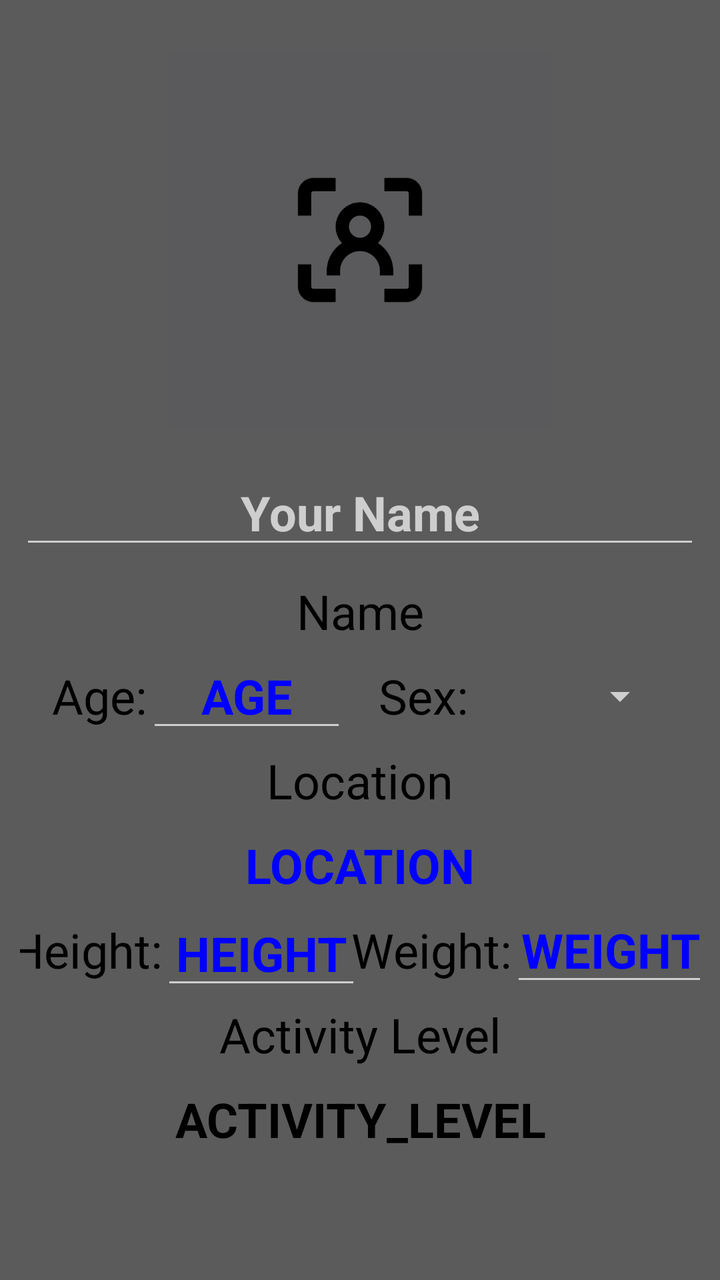
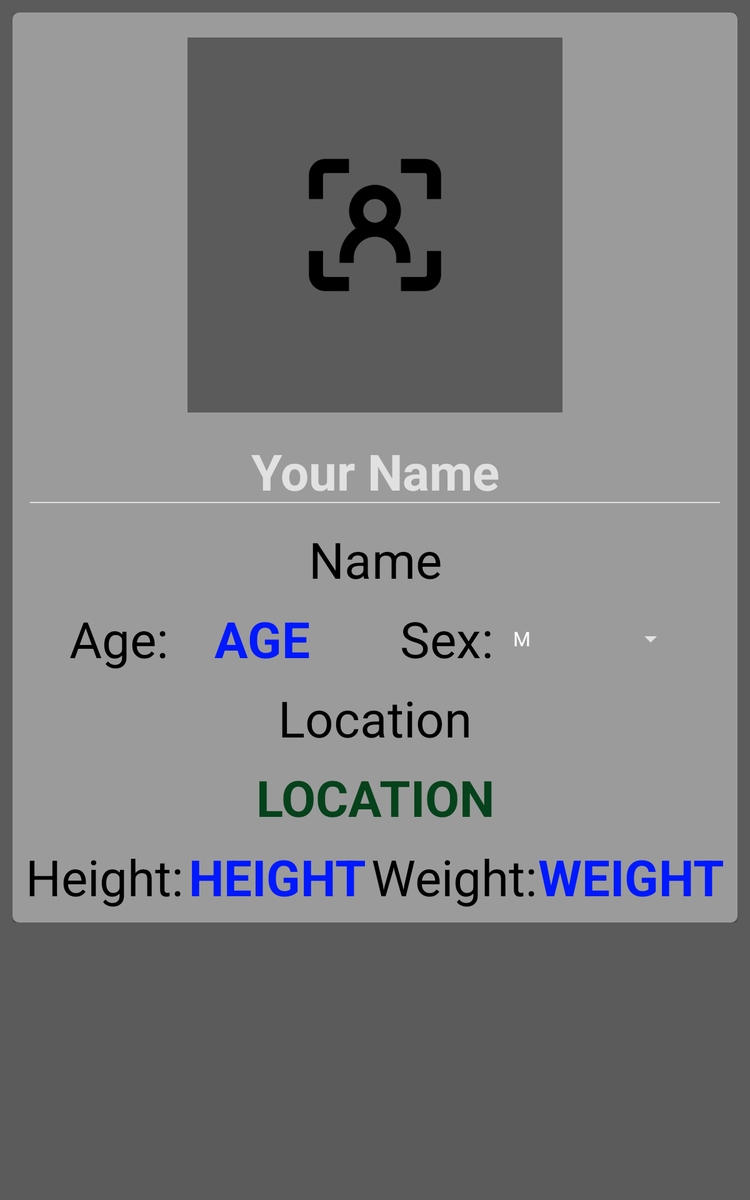

The same Android screen from two of the app's own layout files: first res/layout/ as a phone draws it, then the repository's variant for another configuration, drawn on a device whose configuration selects that folder. Both files follow.
<!-- AndroidManifest.xml: application theme Theme.AppCompat.NoActionBar -->
<!-- res/layout/fragment_profile.xml -->
<?xml version="1.0" encoding="utf-8"?>
<ScrollView xmlns:android="http://schemas.android.com/apk/res/android"
    xmlns:app="http://schemas.android.com/apk/res-auto"
    xmlns:tools="http://schemas.android.com/tools"
    android:layout_width="match_parent"
    android:layout_height="match_parent"
    android:background="#5B5B5B"
    tools:context="com.lifestyle.profile.ProfileFragment">

    <androidx.constraintlayout.widget.ConstraintLayout
        android:layout_width="match_parent"
        android:layout_height="wrap_content"
        android:padding="10dp"
        android:clipToPadding="false" >

        <androidx.constraintlayout.widget.ConstraintLayout
            android:id="@+id/profileMainContent"
            android:layout_width="match_parent"
            android:layout_height="0dp"
            app:layout_constraintHeight_default="percent"
            app:layout_constraintHeight_percent="0.0"
            app:layout_constraintHeight_min="wrap"
            app:layout_constraintVertical_weight="4"
            app:layout_constraintBottom_toBottomOf="parent"
            app:layout_constraintTop_toTopOf="parent" >

            <ImageButton
                android:id="@+id/profilePortrait"
                android:layout_width="200dp"
                android:layout_height="200dp"
                android:layout_marginTop="10dp"
                android:scaleType="fitCenter"
                android:src="@drawable/portrait_icon"
                app:layout_constraintDimensionRatio="1:1"
                app:layout_constraintEnd_toEndOf="parent"
                app:layout_constraintHeight_percent="0.25"
                app:layout_constraintStart_toStartOf="parent"
                app:layout_constraintTop_toTopOf="parent" />

            <EditText
                android:id="@+id/profileName"
                android:layout_width="match_parent"
                android:layout_height="wrap_content"
                android:layout_marginTop="10dp"
                android:hint="@string/yourName"
                android:inputType="text"
                android:textAlignment="center"
                android:textColor="#0000FF"
                android:textSize="24sp"
                android:textStyle="bold"
                app:layout_constraintTop_toBottomOf="@id/profileSpace0"
                app:layout_constraintVertical_chainStyle="packed" />

            <TextView
                android:id="@+id/profileNameLabel"
                android:layout_width="match_parent"
                android:layout_height="wrap_content"
                android:layout_marginTop="10dp"
                android:text="@string/name"
                android:textAlignment="center"
                android:textColor="#000000"
                android:textSize="24sp"
                app:layout_constraintTop_toBottomOf="@id/profileName" />

            <TextView
                android:id="@+id/profileAgeLabel"
                android:layout_width="wrap_content"
                android:layout_height="wrap_content"
                android:layout_marginTop="10dp"
                android:text="@string/ageLabel"
                android:textAlignment="center"
                android:textColor="#000000"
                android:textSize="24sp"
                app:layout_constraintEnd_toStartOf="@id/profileAge"
                app:layout_constraintHorizontal_chainStyle="packed"
                app:layout_constraintStart_toStartOf="@id/profileName"
                app:layout_constraintTop_toBottomOf="@id/profileSpace1" />

            <EditText
                android:id="@+id/profileAge"
                android:layout_width="100dp"
                android:layout_height="wrap_content"
                android:inputType="number"
                tools:text="AGE"
                android:textAlignment="center"
                android:textColor="#0000FF"
                android:textSize="24sp"
                android:textStyle="bold"
                app:layout_constraintBaseline_toBaselineOf="@id/profileAgeLabel"
                app:layout_constraintEnd_toStartOf="@id/profileSexLabel"
                app:layout_constraintStart_toEndOf="@id/profileAgeLabel" />

            <TextView
                android:id="@+id/profileSexLabel"
                android:layout_width="wrap_content"
                android:layout_height="wrap_content"
                android:text="@string/sexLabel"
                android:textAlignment="center"
                android:textColor="#000000"
                android:textSize="24sp"
                app:layout_constraintBaseline_toBaselineOf="@id/profileAgeLabel"
                app:layout_constraintEnd_toStartOf="@id/profileSex"
                app:layout_constraintHorizontal_chainStyle="packed"
                app:layout_constraintStart_toEndOf="@id/profileSpace5" />

            <Spinner
                android:id="@+id/profileSex"
                android:layout_width="100dp"
                android:layout_height="wrap_content"
                tools:text="SEX"
                android:textAlignment="center"
                android:textColor="#0000FF"
                android:textSize="24sp"
                android:textStyle="bold"
                app:layout_constraintTop_toTopOf="@id/profileAgeLabel"
                app:layout_constraintBottom_toBottomOf="@id/profileAgeLabel"
                app:layout_constraintEnd_toEndOf="@id/profileName"
                app:layout_constraintStart_toEndOf="@id/profileSexLabel" />

            <TextView
                android:id="@+id/profileLocationLabel"
                android:layout_width="match_parent"
                android:layout_height="wrap_content"
                android:layout_marginTop="10dp"
                android:text="@string/location"
                android:textAlignment="center"
                android:textColor="#000000"
                android:textSize="24sp"
                app:layout_constraintTop_toBottomOf="@id/profileSpace2"
                app:layout_constraintVertical_chainStyle="packed" />

            <TextView
                android:id="@+id/profileLocation"
                android:layout_width="match_parent"
                android:layout_height="wrap_content"
                android:layout_marginTop="10dp"
                android:textAlignment="center"
                android:textColor="#0000FF"
                android:textSize="24sp"
                android:textStyle="bold"
                app:layout_constraintTop_toBottomOf="@id/profileLocationLabel"
                tools:text="LOCATION" />

            <TextView
                android:id="@+id/profileHeightLabel"
                android:layout_width="wrap_content"
                android:layout_height="wrap_content"
                android:text="@string/heightLabel"
                android:textAlignment="center"
                android:textColor="#000000"
                android:textSize="24sp"
                app:layout_constraintEnd_toStartOf="@id/profileHeight"
                app:layout_constraintHorizontal_chainStyle="packed"
                app:layout_constraintStart_toStartOf="@id/profileName"
                app:layout_constraintTop_toBottomOf="@id/profileSpace3" />

            <EditText
                android:id="@+id/profileHeight"
                android:layout_width="100dp"
                android:layout_height="wrap_content"
                android:inputType="number"
                tools:text="HEIGHT"
                android:textAlignment="center"
                android:textColor="#0000FF"
                android:textSize="24sp"
                android:textStyle="bold"
                app:layout_constraintTop_toTopOf="@id/profileHeightLabel"
                app:layout_constraintBottom_toBottomOf="@id/profileHeightLabel"
                app:layout_constraintEnd_toStartOf="@id/profileWeightLabel"
                app:layout_constraintStart_toEndOf="@id/profileHeightLabel" />

            <TextView
                android:id="@+id/profileWeightLabel"
                android:layout_width="wrap_content"
                android:layout_height="wrap_content"
                android:text="@string/weightLabel"
                android:textAlignment="center"
                android:textColor="#000000"
                android:textSize="24sp"
                app:layout_constraintBaseline_toBaselineOf="@id/profileHeightLabel"
                app:layout_constraintEnd_toStartOf="@id/profileWeight"
                app:layout_constraintHorizontal_chainStyle="packed"
                app:layout_constraintStart_toEndOf="@id/profileSpace6" />

            <EditText
                android:id="@+id/profileWeight"
                android:layout_width="100dp"
                android:layout_height="wrap_content"
                android:inputType="number"
                tools:text="WEIGHT"
                android:textAlignment="center"
                android:textColor="#0000FF"
                android:textSize="24sp"
                android:textStyle="bold"
                app:layout_constraintBaseline_toBaselineOf="@id/profileHeightLabel"
                app:layout_constraintEnd_toEndOf="@id/profileName"
                app:layout_constraintStart_toEndOf="@id/profileWeightLabel" />

            <TextView
                android:id="@+id/profileActivityLevelLabel"
                android:layout_width="match_parent"
                android:layout_height="wrap_content"
                android:layout_marginTop="10dp"
                android:text="@string/activity_level"
                android:textAlignment="center"
                android:textColor="#000000"
                android:textSize="24sp"
                app:layout_constraintTop_toBottomOf="@id/profileSpace4"
                app:layout_constraintVertical_chainStyle="packed" />

            <TextView
                android:id="@+id/profileActivityLevel"
                android:layout_width="match_parent"
                android:layout_height="wrap_content"
                android:layout_marginTop="10dp"
                android:textAlignment="center"
                android:textColor="#000000"
                android:textSize="24sp"
                android:textStyle="bold"
                app:layout_constraintTop_toBottomOf="@id/profileActivityLevelLabel"
                tools:text="ACTIVITY_LEVEL" />

            <Space
                android:id="@+id/profileSpace0"
                android:layout_width="match_parent"
                android:layout_height="wrap_content"
                app:layout_constraintTop_toBottomOf="@+id/profilePortrait"
                tools:layout_editor_absoluteX="129dp" />

            <Space
                android:id="@+id/profileSpace1"
                android:layout_width="match_parent"
                android:layout_height="wrap_content"
                app:layout_constraintTop_toBottomOf="@+id/profileNameLabel"
                tools:layout_editor_absoluteX="129dp" />

            <Space
                android:id="@+id/profileSpace2"
                android:layout_width="match_parent"
                android:layout_height="wrap_content"
                app:layout_constraintTop_toBottomOf="@+id/profileAgeLabel"
                tools:layout_editor_absoluteX="129dp" />

            <Space
                android:id="@+id/profileSpace3"
                android:layout_width="match_parent"
                android:layout_height="wrap_content"
                android:layout_marginTop="10dp"
                app:layout_constraintTop_toBottomOf="@+id/profileLocation"
                tools:layout_editor_absoluteX="129dp" />

            <Space
                android:id="@+id/profileSpace4"
                android:layout_width="match_parent"
                android:layout_height="wrap_content"
                app:layout_constraintTop_toBottomOf="@+id/profileHeightLabel"
                tools:layout_editor_absoluteX="129dp" />

            <Space
                android:id="@+id/profileSpace5"
                android:layout_width="wrap_content"
                android:layout_height="wrap_content"
                app:layout_constraintBottom_toBottomOf="@+id/profileAge"
                app:layout_constraintStart_toEndOf="@+id/profileAge"
                app:layout_constraintTop_toTopOf="@+id/profileAge"
                tools:layout_editor_absoluteX="129dp" />

            <Space
                android:id="@+id/profileSpace6"
                android:layout_width="wrap_content"
                android:layout_height="wrap_content"
                app:layout_constraintBottom_toBottomOf="@+id/profileHeight"
                app:layout_constraintStart_toEndOf="@+id/profileHeight"
                app:layout_constraintTop_toTopOf="@+id/profileHeight"
                tools:layout_editor_absoluteX="129dp" />

            <Space
                android:id="@+id/profileSpace7"
                android:layout_width="match_parent"
                android:layout_height="wrap_content"
                app:layout_constraintTop_toBottomOf="@+id/profileActivityLevel"
                tools:layout_editor_absoluteX="129dp" />
        </androidx.constraintlayout.widget.ConstraintLayout>

        <Space
            android:id="@+id/profileHeader"
            android:layout_width="match_parent"
            android:layout_height="0dp"
            app:layout_constraintVertical_weight="2"
            app:layout_constraintBottom_toTopOf="@id/profileMainContent"
            app:layout_constraintTop_toTopOf="parent"
            tools:layout_editor_absoluteX="129dp" />

        <Space
            android:id="@+id/profileFooter"
            android:layout_width="match_parent"
            android:layout_height="0dp"
            app:layout_constraintVertical_weight="3"
            app:layout_constraintBottom_toBottomOf="parent"
            app:layout_constraintTop_toBottomOf="@id/profileMainContent"
            tools:layout_editor_absoluteX="129dp" />

    </androidx.constraintlayout.widget.ConstraintLayout>
</ScrollView>
<!-- resources referenced by this layout -->
<resources>
  <!-- drawable portrait_icon: png bitmap (drawable, 7619 bytes) -->
  <string name="activity_level">Activity Level</string>
  <string name="ageLabel">Age:</string>
  <string name="heightLabel">Height:</string>
  <string name="location">Location</string>
  <string name="name">Name</string>
  <string name="sexLabel">Sex:</string>
  <string name="weightLabel">Weight:</string>
  <string name="yourName">Your Name</string>
</resources>
<!-- res/layout-sw600dp/fragment_profile.xml (the repository's variant of the layout above) -->
<!-- drawn on a 7-inch tablet held upright -->
<?xml version="1.0" encoding="utf-8"?>
<ScrollView
    xmlns:android="http://schemas.android.com/apk/res/android"
    xmlns:app="http://schemas.android.com/apk/res-auto"
    xmlns:tools="http://schemas.android.com/tools"
    android:layout_width="match_parent"
    android:layout_height="match_parent"
    android:background="#5B5B5B"
    tools:context="com.lifestyle.profile.ProfileFragment"
    android:padding="10dp"
    android:clipToPadding="false">
    <androidx.constraintlayout.widget.ConstraintLayout
        android:layout_width="match_parent"
        android:layout_height="wrap_content"
        android:background="#5B5B5B"
        android:clipToPadding="false" >

        <androidx.cardview.widget.CardView
            android:id="@+id/profileCard"
            android:layout_width="match_parent"
            android:layout_height="wrap_content"
            app:cardBackgroundColor="@color/light_gray"
            app:cardCornerRadius="5dp"
            app:layout_constraintBottom_toBottomOf="parent"
            app:layout_constraintEnd_toEndOf="parent"
            app:layout_constraintStart_toStartOf="parent"
            app:layout_constraintTop_toTopOf="parent">

            <androidx.constraintlayout.widget.ConstraintLayout
                android:layout_width="match_parent"
                android:layout_height="match_parent"
                android:background="#005B5B5B"
                android:clipToPadding="false"
                android:padding="10dp"
                tools:context="com.lifestyle.profile.ProfileFragment">

                <androidx.constraintlayout.widget.ConstraintLayout
                    android:id="@+id/profileMainContent"
                    android:layout_width="match_parent"
                    android:layout_height="0dp"
                    app:layout_constraintBottom_toBottomOf="parent"
                    app:layout_constraintHeight_default="percent"
                    app:layout_constraintHeight_min="wrap"
                    app:layout_constraintHeight_percent="0.0"
                    app:layout_constraintTop_toTopOf="parent"
                    app:layout_constraintVertical_weight="4">

                    <ImageButton
                        android:id="@+id/profilePortrait"
                        android:layout_width="300dp"
                        android:layout_height="300dp"
                        android:layout_marginTop="10dp"
                        android:background="@color/grey"
                        android:scaleType="fitCenter"
                        android:src="@drawable/portrait_icon"
                        app:layout_constraintDimensionRatio="1:1"
                        app:layout_constraintEnd_toEndOf="parent"
                        app:layout_constraintHeight_percent="0.25"
                        app:layout_constraintStart_toStartOf="parent"
                        app:layout_constraintTop_toTopOf="parent"
                        tools:ignore="SpeakableTextPresentCheck" />

                    <EditText
                        android:id="@+id/profileName"
                        android:layout_width="match_parent"
                        android:layout_height="wrap_content"
                        android:layout_marginTop="10dp"
                        android:hint="@string/yourName"
                        android:inputType="text"
                        android:textAlignment="center"
                        android:textColor="@color/blue"
                        android:textSize="40sp"
                        android:textStyle="bold"
                        app:layout_constraintTop_toBottomOf="@id/profileSpace0"
                        app:layout_constraintVertical_chainStyle="packed" />

                    <TextView
                        android:id="@+id/profileNameLabel"
                        android:layout_width="match_parent"
                        android:layout_height="wrap_content"
                        android:layout_marginTop="10dp"
                        android:text="@string/name"
                        android:textAlignment="center"
                        android:textColor="#000000"
                        android:textSize="40sp"
                        app:layout_constraintTop_toBottomOf="@id/profileName" />

                    <TextView
                        android:id="@+id/profileAgeLabel"
                        android:layout_width="wrap_content"
                        android:layout_height="wrap_content"
                        android:layout_marginTop="10dp"
                        android:text="@string/ageLabel"
                        android:textAlignment="center"
                        android:textColor="#000000"
                        android:textSize="40sp"
                        app:layout_constraintEnd_toStartOf="@id/profileAge"
                        app:layout_constraintHorizontal_chainStyle="packed"
                        app:layout_constraintStart_toStartOf="@id/profileName"
                        app:layout_constraintTop_toBottomOf="@id/profileSpace1" />

                    <TextView
                        android:id="@+id/profileAge"
                        android:layout_width="150dp"
                        android:layout_height="wrap_content"
                        android:gravity="center"
                        android:minHeight="48dp"
                        android:textColor="@color/blue"
                        android:textSize="40sp"
                        android:textStyle="bold"
                        app:layout_constraintBaseline_toBaselineOf="@id/profileAgeLabel"
                        app:layout_constraintEnd_toStartOf="@id/profileSexLabel"
                        app:layout_constraintStart_toEndOf="@id/profileAgeLabel"
                        tools:text="AGE" />

                    <TextView
                        android:id="@+id/profileSexLabel"
                        android:layout_width="wrap_content"
                        android:layout_height="wrap_content"
                        android:text="@string/sexLabel"
                        android:textAlignment="center"
                        android:textColor="#000000"
                        android:textSize="40sp"
                        app:layout_constraintBaseline_toBaselineOf="@id/profileAgeLabel"
                        app:layout_constraintEnd_toStartOf="@id/profileSex"
                        app:layout_constraintHorizontal_chainStyle="packed"
                        app:layout_constraintStart_toEndOf="@id/profileSpace5" />

                    <Spinner
                        android:id="@+id/profileSex"
                        style="@style/mySpinnerItemStyle"
                        android:entries="@array/sex"
                        android:textStyle="bold"
                        android:layout_width="150dp"
                        android:layout_height="wrap_content"
                        android:gravity="center"
                        android:minHeight="52dp"
                        app:layout_constraintBottom_toBottomOf="@id/profileAgeLabel"
                        app:layout_constraintEnd_toEndOf="@id/profileName"
                        app:layout_constraintStart_toEndOf="@id/profileSexLabel"
                        app:layout_constraintTop_toTopOf="@id/profileAgeLabel"
                        tools:ignore="SpeakableTextPresentCheck"
                        tools:text="SEX"
                        />

                    <TextView
                        android:id="@+id/profileLocationLabel"
                        android:layout_width="match_parent"
                        android:layout_height="wrap_content"
                        android:layout_marginTop="10dp"
                        android:text="@string/location"
                        android:textAlignment="center"
                        android:textColor="#000000"
                        android:textSize="40sp"
                        app:layout_constraintTop_toBottomOf="@id/profileSpace2"
                        app:layout_constraintVertical_chainStyle="packed" />

                    <TextView
                        android:id="@+id/profileLocation"
                        android:layout_width="match_parent"
                        android:layout_height="wrap_content"
                        android:layout_marginTop="10dp"
                        android:gravity="center"
                        android:textColor="@color/green"
                        android:textSize="40sp"
                        android:textStyle="bold"
                        app:layout_constraintHeight_min="48dp"
                        app:layout_constraintTop_toBottomOf="@id/profileLocationLabel"
                        tools:text="LOCATION" />

                    <TextView
                        android:id="@+id/profileHeightLabel"
                        android:layout_width="wrap_content"
                        android:layout_height="wrap_content"
                        android:text="@string/heightLabel"
                        android:textAlignment="center"
                        android:textColor="#000000"
                        android:textSize="40sp"
                        app:layout_constraintEnd_toStartOf="@id/profileHeight"
                        app:layout_constraintHorizontal_chainStyle="packed"
                        app:layout_constraintStart_toStartOf="@id/profileName"
                        app:layout_constraintTop_toBottomOf="@id/profileSpace3" />

                    <TextView
                        android:id="@+id/profileHeight"
                        android:layout_width="150dp"
                        android:layout_height="wrap_content"
                        android:gravity="center"
                        android:minHeight="48dp"
                        android:textColor="@color/blue"
                        android:textSize="40sp"
                        android:textStyle="bold"
                        app:layout_constraintBaseline_toBaselineOf="@id/profileHeightLabel"
                        app:layout_constraintEnd_toStartOf="@id/profileWeightLabel"
                        app:layout_constraintStart_toEndOf="@id/profileHeightLabel"
                        tools:text="HEIGHT" />

                    <TextView
                        android:id="@+id/profileWeightLabel"
                        android:layout_width="wrap_content"
                        android:layout_height="wrap_content"
                        android:text="@string/weightLabel"
                        android:textAlignment="center"
                        android:textColor="#000000"
                        android:textSize="40sp"
                        app:layout_constraintBaseline_toBaselineOf="@id/profileHeightLabel"
                        app:layout_constraintEnd_toStartOf="@id/profileWeight"
                        app:layout_constraintHorizontal_chainStyle="packed"
                        app:layout_constraintStart_toEndOf="@id/profileSpace6" />

                    <TextView
                        android:id="@+id/profileWeight"
                        android:layout_width="150dp"
                        android:layout_height="wrap_content"
                        android:gravity="center"
                        android:inputType="number"
                        android:minHeight="48dp"
                        android:textColor="@color/blue"
                        android:textSize="40sp"
                        android:textStyle="bold"
                        app:layout_constraintBaseline_toBaselineOf="@id/profileHeightLabel"
                        app:layout_constraintEnd_toEndOf="@id/profileName"
                        app:layout_constraintStart_toEndOf="@id/profileWeightLabel"
                        tools:text="WEIGHT" />

                    <Space
                        android:id="@+id/profileSpace0"
                        android:layout_width="match_parent"
                        android:layout_height="wrap_content"
                        app:layout_constraintTop_toBottomOf="@+id/profilePortrait"
                        tools:layout_editor_absoluteX="129dp" />

                    <Space
                        android:id="@+id/profileSpace1"
                        android:layout_width="match_parent"
                        android:layout_height="wrap_content"
                        app:layout_constraintTop_toBottomOf="@+id/profileNameLabel"
                        tools:layout_editor_absoluteX="129dp" />

                    <Space
                        android:id="@+id/profileSpace2"
                        android:layout_width="match_parent"
                        android:layout_height="wrap_content"
                        app:layout_constraintTop_toBottomOf="@+id/profileAgeLabel"
                        tools:layout_editor_absoluteX="129dp" />

                    <Space
                        android:id="@+id/profileSpace3"
                        android:layout_width="match_parent"
                        android:layout_height="wrap_content"
                        android:layout_marginTop="10dp"
                        app:layout_constraintTop_toBottomOf="@+id/profileLocation"
                        tools:layout_editor_absoluteX="129dp" />

                    <Space
                        android:id="@+id/profileSpace4"
                        android:layout_width="match_parent"
                        android:layout_height="wrap_content"
                        app:layout_constraintTop_toBottomOf="@+id/profileHeightLabel"
                        tools:layout_editor_absoluteX="129dp" />

                    <Space
                        android:id="@+id/profileSpace5"
                        android:layout_width="wrap_content"
                        android:layout_height="wrap_content"
                        app:layout_constraintBottom_toBottomOf="@+id/profileAge"
                        app:layout_constraintStart_toEndOf="@+id/profileAge"
                        app:layout_constraintTop_toTopOf="@+id/profileAge"
                        tools:layout_editor_absoluteX="129dp" />

                    <Space
                        android:id="@+id/profileSpace6"
                        android:layout_width="wrap_content"
                        android:layout_height="wrap_content"
                        app:layout_constraintBottom_toBottomOf="@+id/profileHeight"
                        app:layout_constraintStart_toEndOf="@+id/profileHeight"
                        app:layout_constraintTop_toTopOf="@+id/profileHeight"
                        tools:layout_editor_absoluteX="129dp" />

                </androidx.constraintlayout.widget.ConstraintLayout>

                <Space
                    android:id="@+id/profileHeader"
                    android:layout_width="match_parent"
                    android:layout_height="0dp"
                    app:layout_constraintBottom_toTopOf="@id/profileMainContent"
                    app:layout_constraintTop_toTopOf="parent"
                    app:layout_constraintVertical_weight="2"
                    tools:layout_editor_absoluteX="129dp" />

                <Space
                    android:id="@+id/profileFooter"
                    android:layout_width="match_parent"
                    android:layout_height="0dp"
                    app:layout_constraintBottom_toBottomOf="parent"
                    app:layout_constraintTop_toBottomOf="@id/profileMainContent"
                    app:layout_constraintVertical_weight="3"
                    tools:layout_editor_absoluteX="129dp" />

            </androidx.constraintlayout.widget.ConstraintLayout>
        </androidx.cardview.widget.CardView>

    </androidx.constraintlayout.widget.ConstraintLayout>
</ScrollView>
<!-- resources referenced by the variant -->
<!-- as a 7-inch tablet held upright resolves them -->
<resources>
  <string-array name="sex">
          <item>M</item>
          <item>F</item>
          <item>-</item>
      </string-array>
  <color name="blue">#0019FF</color>
  <color name="green">#06421B</color>
  <color name="grey">#5B5B5B</color>
  <color name="light_gray">#9B9B9B</color>#0019FF
  <!-- drawable portrait_icon: png bitmap (drawable, 7619 bytes) -->
  <string name="ageLabel">Age:</string>
  <string name="heightLabel">Height:</string>
  <string name="location">Location</string>
  <string name="name">Name</string>
  <string name="sexLabel">Sex:</string>
  <string name="weightLabel">Weight:</string>
  <string name="yourName">Your Name</string>
  <style name="mySpinnerItemStyle" parent="@android:style/Widget.Holo.DropDownItem.Spinner">
          <item name="android:textColor">@color/spinnerTextColor</item>
      </style>
  <color name="spinnerTextColor">#0019FF</color>
</resources>
